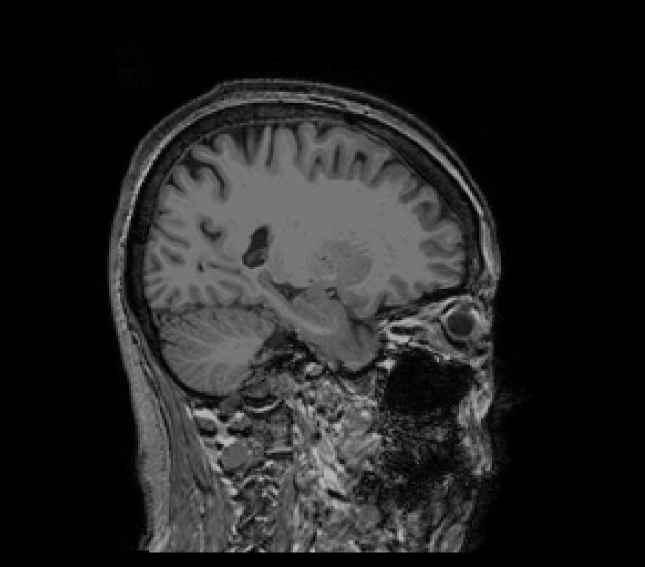
//> input picture mri_test.png, 645 x 567 px
$ ./seg_labeler mri_test.png   (built with g++ and OpenCV 4)
//> lines starting //> are read from the running program, lines starting //| are printed output that depends on the picture; after the words box and inside, x2 and y2 are one past the last pixel; in counts of white or black regions, pixels touching at a corner belong together
#include <iostream>
#include <opencv2/opencv.hpp>
#include <string>
#include <fstream>

using namespace std;
using namespace cv;

struct SImages{
    Mat imgInput;
    Mat imgShow;
    Mat imgLabel;
    SImages(Mat& in, Mat& show, Mat& label){
        imgInput = in;
        imgShow = show;
        imgLabel = label;
    }
};

Scalar Black(0,0,0);
Scalar White(255,255,255);
Scalar Red(50,50,255);
Point ptBoxStart(0,0);
Rect rectBBox(0,0,0,0);

void onMouse(int event, int x, int y, int flags, void* param){
    // cout << "event:" << event << ", flags:" << flags << endl;
    SImages* objImages = (SImages*)param;
    objImages->imgShow = objImages->imgInput.clone();
    if(x<0 || y<0 || x>objImages->imgShow.cols || y>objImages->imgShow.rows) return;
    Mat imgHSV;
    cvtColor(objImages->imgShow, imgHSV, CV_BGR2HSV);
    Vec3b vColor = objImages->imgShow.at<Vec3b>(y,x);
    Vec3b vHSV = imgHSV.at<Vec3b>(y,x);
    string strPosition = "("+to_string(x)+","+to_string(y)+")";
    string strValue = "["+to_string(vColor(2))+","+to_string(vColor(1))+","+to_string(vColor(0))+"]";
    string strHSV = "["+to_string(vHSV(0))+","+to_string(vHSV(1))+","+to_string(vHSV(2))+"]";
    Scalar textColor = Red;
    // if(vColor(2)>128 && vColor(1)>128 && vColor(0)>128) textColor = Black;
    putText(objImages->imgShow, strPosition, Point(x+3,y-7),FONT_HERSHEY_SIMPLEX, 0.4, textColor, 1);
    //*objImages->imgShow.rows/800.
    putText(objImages->imgShow, strValue, Point(x+3,y+7), FONT_HERSHEY_SIMPLEX, 0.4, textColor, 1);
    putText(objImages->imgShow, strHSV, Point(x+3,y+21), FONT_HERSHEY_SIMPLEX, 0.4, textColor, 1);
    circle(objImages->imgShow, Point(x,y), 2, Scalar(0,0,255), -1);
    rectangle(objImages->imgShow, Rect(0,0,10,10), vColor, -1);
    if(event == 1) ptBoxStart = Point(x,y);
    if(flags == 33) rectangle(objImages->imgShow, ptBoxStart, Point(x,y), Scalar(0,0,255), 1);
    if(event == 4){
        rectBBox.x = x < ptBoxStart.x ? x : ptBoxStart.x;
        rectBBox.y = y < ptBoxStart.y ? y : ptBoxStart.y;
        rectBBox.width = abs(x-ptBoxStart.x);
        rectBBox.height = abs(y-ptBoxStart.y);
        cout << rectBBox << endl;
    }
}

int main(int argc, char* argv[]){
    vector<string> vecstrArgv;
    if(argc == 1) {
        cout << "program option error" << endl;
        return 1;
    }
    for(int i = 1; i < argc; i++)
        vecstrArgv.push_back(argv[i]);

    Mat imgInput = imread(vecstrArgv[0],1);
//> imgInput is the input picture: 567 rows x 645 cols, CV_8UC3; min 0, max 183, mean 34.1
    Mat imgShow = imgInput.clone();
    Size sz = imgInput.size();
//> sz = Size(645, 567)
    Mat imgLabel(sz.height, sz.width, CV_8UC1, Scalar(0,0,0));
    // cout << sz << imgLabel.size() << endl;
    SImages objImages(imgInput, imgShow, imgLabel);
    string strWindowName = "TKWOO IMAGE VIEWER";
    namedWindow(strWindowName, 0);
    resizeWindow(strWindowName, 800, 800);
    while(1){
        setMouseCallback(strWindowName, onMouse, &objImages);
        imshow(strWindowName, objImages.imgShow);
        if(waitKey(1)==27) break;
//> the left mouse button is pressed and released at (161, 141)
//> in onMouse, `cvtColor(objImages->imgShow, imgHSV, CV_BGR2HSV);`: imgHSV: 567 rows x 645 cols, CV_8UC3; mean H, S, V 0, 0, 34.1
//> in onMouse, `Vec3b vColor = objImages->imgShow.at<Vec3b>(y,x);`: vColor = [85, 85, 85]
//> in onMouse, `Vec3b vHSV = imgHSV.at<Vec3b>(y,x);`: vHSV = [0, 0, 85]
//> in onMouse, `string strValue = "["+to_string(vColor(2))+","+to_string(vColor(1))+",..`: strValue = "[85,85,85]"
//> in onMouse, `string strHSV = "["+to_string(vHSV(0))+","+to_string(vHSV(1))+","+to_s..`: strHSV = "[0,0,85]"
//> in onMouse, `putText(objImages->imgShow, strPosition, Point(x+3,y-7),FONT_HERSHEY_S..`: objImages->imgShow: 567 rows x 645 cols, CV_8UC3; 122 pixels changed, all inside (x1, y1, x2, y2) = (166, 124, 227, 138)
//> in onMouse, `putText(objImages->imgShow, strValue, Point(x+3,y+7), FONT_HERSHEY_SIM..`:
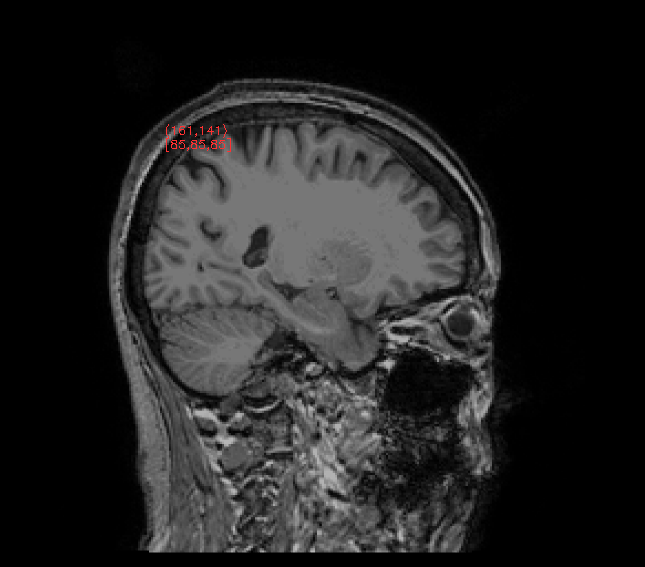
//> objImages->imgShow: 567 rows x 645 cols, CV_8UC3; mean B, G, R 34.1, 34.1, 34.3
//> in onMouse, `putText(objImages->imgShow, strHSV, Point(x+3,y+21), FONT_HERSHEY_SIMP..`: objImages->imgShow: 567 rows x 645 cols, CV_8UC3; 143 pixels changed, all inside (x1, y1, x2, y2) = (166, 152, 215, 166)
//> in onMouse, `circle(objImages->imgShow, Point(x,y), 2, Scalar(0,0,255), -1);`: objImages->imgShow: 567 rows x 645 cols, CV_8UC3; mean B, G, R 34.1, 34.1, 34.4
//> in onMouse, `rectangle(objImages->imgShow, Rect(0,0,10,10), vColor, -1);`: objImages->imgShow: 567 rows x 645 cols, CV_8UC3; mean B, G, R 34.1, 34.1, 34.4
//> the left mouse button is pressed and released at (483, 141)
//> in onMouse (call 3), `putText(objImages->imgShow, strPosition, Point(x+3,y-7),FONT_HERSHEY_S..`: objImages->imgShow: 567 rows x 645 cols, CV_8UC3; 142 pixels changed, all inside (x1, y1, x2, y2) = (488, 124, 549, 138)
//> in onMouse (call 3), `putText(objImages->imgShow, strHSV, Point(x+3,y+21), FONT_HERSHEY_SIMP..`: objImages->imgShow: 567 rows x 645 cols, CV_8UC3; mean B, G, R 34.2, 34.2, 34.4
//> in onMouse (call 3), `circle(objImages->imgShow, Point(x,y), 2, Scalar(0,0,255), -1);`: objImages->imgShow: 567 rows x 645 cols, CV_8UC3; mean B, G, R 34.2, 34.2, 34.4
//> the left mouse button is pressed and released at (483, 425)
//> in onMouse (call 5), `putText(objImages->imgShow, strHSV, Point(x+3,y+21), FONT_HERSHEY_SIMP..`: objImages->imgShow: 567 rows x 645 cols, CV_8UC3; mean B, G, R 34.2, 34.2, 34.4
//> in onMouse (call 5), `circle(objImages->imgShow, Point(x,y), 2, Scalar(0,0,255), -1);`: objImages->imgShow: 567 rows x 645 cols, CV_8UC3; mean B, G, R 34.2, 34.2, 34.4
//> in onMouse (call 5), `rectangle(objImages->imgShow, Rect(0,0,10,10), vColor, -1);`: objImages->imgShow: 567 rows x 645 cols, CV_8UC3; mean B, G, R 34.2, 34.2, 34.4
//> the left mouse button is pressed and released at (161, 425)
//> in onMouse (call 7), `Vec3b vColor = objImages->imgShow.at<Vec3b>(y,x);`: vColor = [123, 123, 123]
//> in onMouse (call 7), `Vec3b vHSV = imgHSV.at<Vec3b>(y,x);`: vHSV = [0, 0, 123]
//> in onMouse (call 7), `string strValue = "["+to_string(vColor(2))+","+to_string(vColor(1))+",..`: strValue = "[123,123,123]"
//> in onMouse (call 7), `string strHSV = "["+to_string(vHSV(0))+","+to_string(vHSV(1))+","+to_s..`: strHSV = "[0,0,123]"
//> in onMouse (call 7), `putText(objImages->imgShow, strPosition, Point(x+3,y-7),FONT_HERSHEY_S..`: objImages->imgShow: 567 rows x 645 cols, CV_8UC3; 142 pixels changed, all inside (x1, y1, x2, y2) = (166, 408, 227, 422)
//> in onMouse (call 7), `putText(objImages->imgShow, strValue, Point(x+3,y+7), FONT_HERSHEY_SIM..`:
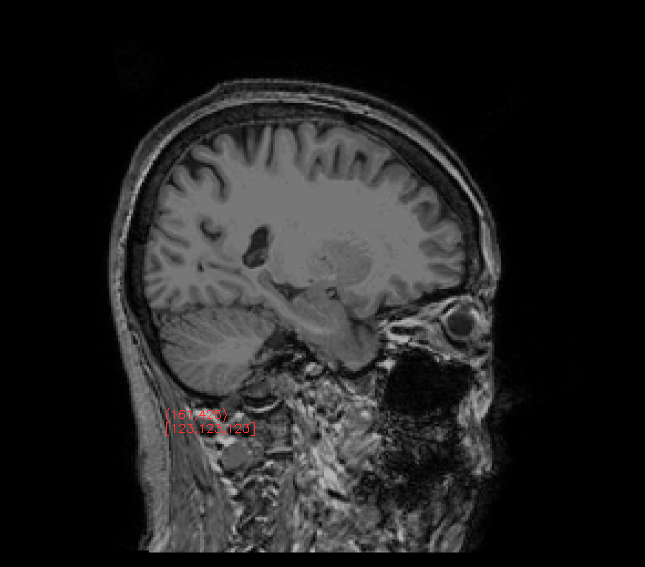
//> objImages->imgShow: 567 rows x 645 cols, CV_8UC3; mean B, G, R 34.1, 34.1, 34.3
//> in onMouse (call 7), `putText(objImages->imgShow, strHSV, Point(x+3,y+21), FONT_HERSHEY_SIMP..`: objImages->imgShow: 567 rows x 645 cols, CV_8UC3; 143 pixels changed, all inside (x1, y1, x2, y2) = (166, 436, 223, 450)
//> in onMouse (call 7), `circle(objImages->imgShow, Point(x,y), 2, Scalar(0,0,255), -1);`: objImages->imgShow: 567 rows x 645 cols, CV_8UC3; mean B, G, R 34.1, 34.1, 34.4
//> in onMouse (call 7), `rectangle(objImages->imgShow, Rect(0,0,10,10), vColor, -1);`: objImages->imgShow: 567 rows x 645 cols, CV_8UC3; mean B, G, R 34.1, 34.1, 34.4
//> the Esc key is pressed
    }

    return 0;
}
